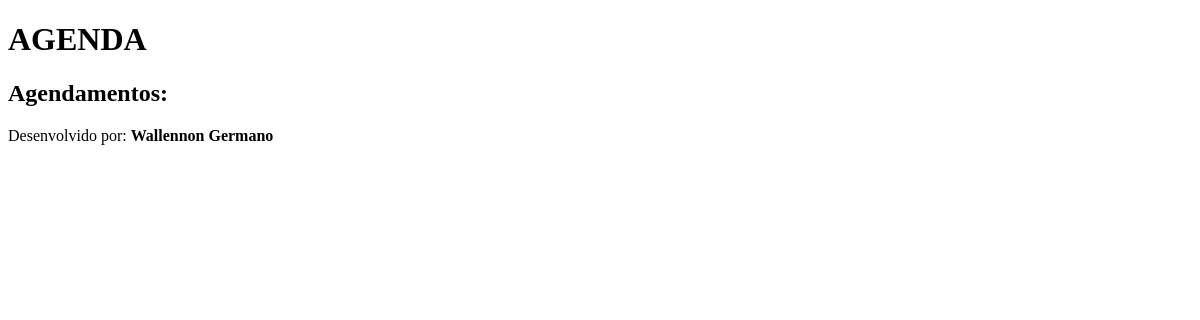
/agenda/, run on an earlier commit of the app's database.
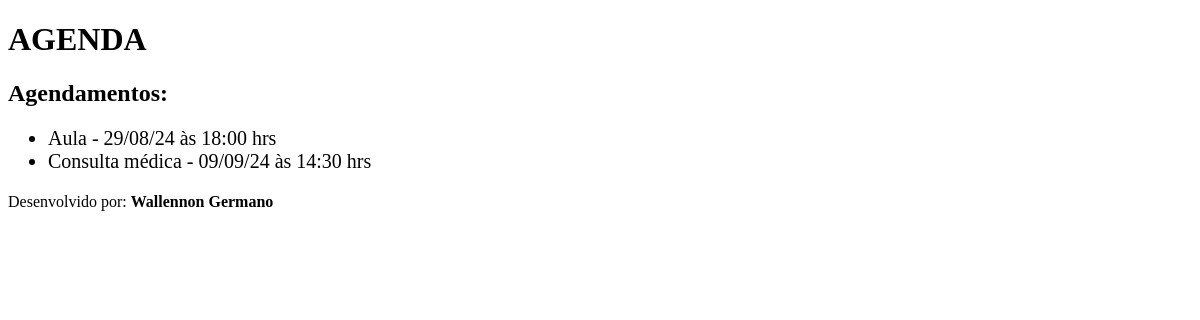
And on a later commit of the database.
### core/models.py (models this page shows, shortened)
class Evento(models.Model):
    titulo = models.CharField(max_length=100)
    descricao = models.TextField(blank=True, null=True)
    data_evento = models.DateTimeField(verbose_name='Data do Evento')
    data_criacao = models.DateTimeField(
        auto_now=True, verbose_name='Data de Criação do Evento')
    usuario = models.ForeignKey(User, on_delete=models.CASCADE)
    class Meta:
        db_table = 'evento'
    def get_data_evento(self):
        return self.data_evento.strftime('%d/%m/%y às %H:%M hrs')

### core/views.py (the view)
# urls.py: path('agenda/', views.lista_eventos),
def lista_eventos(request):
    evento = Evento.objects.all()  # aqui é passado todos os eventos listados no bd
    dados = {'eventos': evento}
    return render(request, 'agenda.html', dados)

### templates/agenda.html
{% extends "model-page.html" %}
{% block content %}
<h2>Agendamentos:</h2>
<ul style="font-size: 20px;">
    {% for evento in eventos %}
    <li>{{evento.titulo}} - {{evento.get_data_evento}}</li>
    {% endfor %}
</ul>
{% endblock %}

### templates/model-page.html
<!DOCTYPE html>
<html lang="en">
<head>
    {% include "model-header.html" %}
</head>
<body>
    {% block content %} {% endblock %}
    {% include "model-footer.html" %}
</body>
</html>

### templates/model-header.html (shortened to what this page needs)
    <h1>AGENDA</h1>

### templates/model-footer.html
<p>Desenvolvido por: <b>Wallennon Germano</b></p>

What changed in the data, as far as the page shows it:
added Evento: titulo "Aula", get_data_evento "29/08/24 às 18:00 hrs"
added Evento: titulo "Consulta médica", get_data_evento "09/09/24 às 14:30 hrs"
